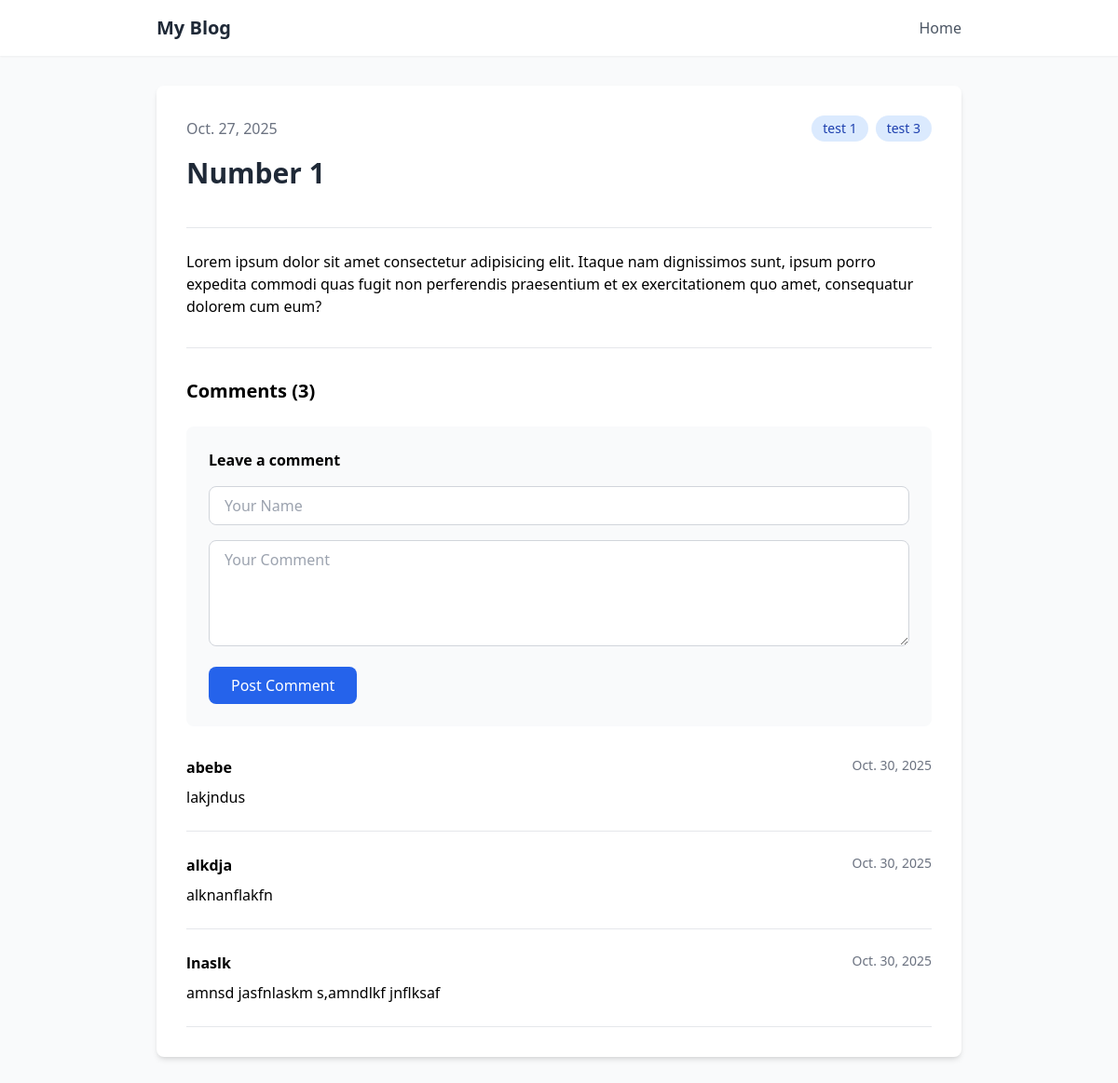
The app's page /blog/post/2/ with its own data.
### blog/models.py (models this page shows, shortened)
class Post(models.Model):
    title = models.CharField(max_length=255)
    body = models.TextField()
    created_on = models.DateTimeField(auto_now_add=True)
    last_modified = models.DateTimeField(auto_now=True)
    categories = models.ManyToManyField(Category,related_name="posts")

class Category(models.Model):
    name = models.CharField(max_length=30)
    class Meta:
        verbose_name_plural = "categories"

class Comment(models.Model):
    author = models.CharField(max_length=60)
    body = models.TextField()
    created_on = models.DateTimeField(auto_now_add=True)
    post = models.ForeignKey("Post",on_delete=models.CASCADE)

### blog/views.py (the view, shortened to what this page needs)
# urls.py: path("post/<int:pk>/", views.blog_detail, name="blog_detail"),
def blog_detail(request, pk):
    post = Post.objects.get(pk=pk)
    form = CommentForm()
    comments = Comment.objects.filter(post=post)
    context = {
        "post":post,
        "comments":comments,
        "form": CommentForm
    }
    return render(request, "blog/detail.html", context)

### blog/templates/blog/detail.html (shortened to what this page needs)
{% extends "base.html" %}
{% block page_content %}
<article class="bg-white rounded-lg shadow-md p-8">
    <div class="border-b pb-6 mb-6">
        <div class="flex items-center justify-between mb-4">
            <span class="text-gray-500">{{ post.created_on.date }}</span>
            <div class="flex gap-2">
                {% for category in post.categories.all %}
                <a href="{% url 'blog_category' category.name %}"
                   class="px-3 py-1 bg-blue-100 text-blue-800 text-sm rounded-full">
                    {{ category.name }}
                </a>
                {% endfor %}
            </div>
        </div>
        <h1 class="text-3xl font-bold text-gray-800 mb-4">{{ post.title }}</h1>
    </div>
    <div class="prose max-w-none mb-8">
        {{ post.body|linebreaks }}
    </div>
    <div class="border-t pt-8">
        <h3 class="text-xl font-semibold mb-6">Comments ({{ comments.count }})</h3>
        <div class="bg-gray-50 rounded-lg p-6 mb-8">
            <h4 class="font-semibold mb-4">Leave a comment</h4>
            <form method="post">
                <div class="space-y-4">
                    <div>
                        {{ form.author }}
                    </div>
                    <div>
                        {{ form.body }}
                    </div>
                    <button type="submit" class="bg-blue-600 text-white px-6 py-2 rounded-lg hover:bg-blue-700">
                        Post Comment
                    </button>
                </div>
            </form>
        </div>
        <div class="space-y-6">
            {% for comment in comments %}
            <div class="border-b pb-6">
                <div class="flex justify-between items-start mb-2">
                    <span class="font-semibold">{{ comment.author }}</span>
                    <span class="text-sm text-gray-500">{{ comment.created_on.date }}</span>
                </div>
                <p class="text-gray-700">{{ comment.body|linebreaks }}</p>
            </div>
            {% endfor %}
        </div>
    </div>
</article>
{% endblock %}

### records on screen
Post: created_on "Oct. 27, 2025", title "Number 1", body "Lorem ipsum dolor sit amet consectetur adipisicing elit. Itaque nam dignissimos sunt, ipsum porro expedita commodi quas fugit non perferendis praesentium et ex exercitationem quo amet, consequatur dolorem cum eum?"
Category: name "test 1"
Category: name "test 3"
Comment: author "abebe", created_on "Oct. 30, 2025", body "lakjndus"
Comment: author "alkdja", created_on "Oct. 30, 2025", body "alknanflakfn"
Comment: author "lnaslk", created_on "Oct. 30, 2025", body "amnsd jasfnlaskm s,amndlkf jnflksaf"

### other values on screen
{{ comments.count }} "3"
